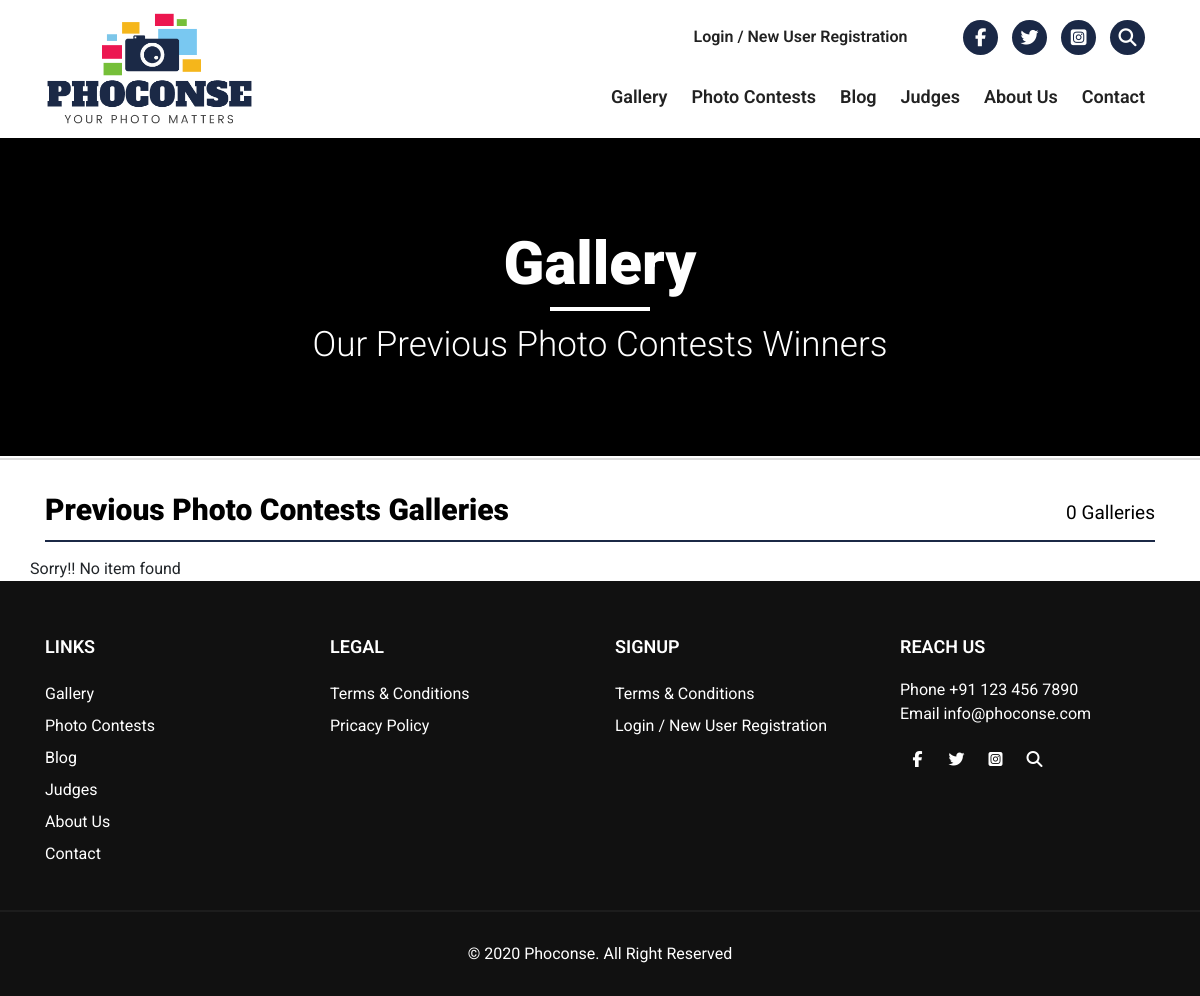
The page /gallery-list on the database as committed earlier.
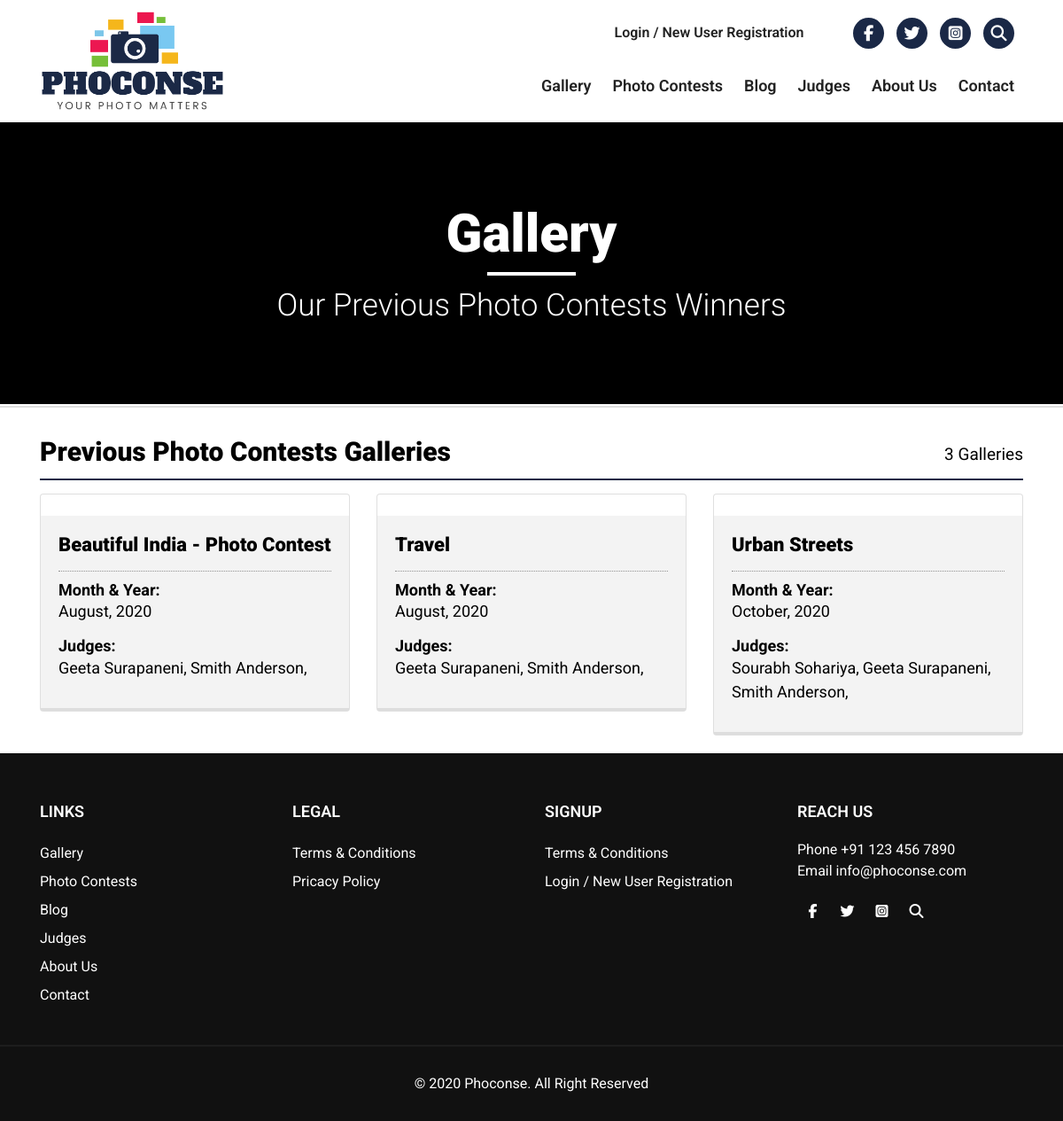
The same page on the database as committed later.
### core/models.py (models this page shows, shortened)
class Gallery(models.Model):
    title = models.CharField(max_length=50)
    gallery_image = models.ImageField(upload_to='upload/')
    gallery_desc = models.TextField()
    announced_date = models.DateTimeField()
    featured = models.BooleanField(default=False)
    judges = models.ManyToManyField(Judge)
    first_place_photo_id = models.IntegerField()
    second_place_photo_id = models.IntegerField()
    third_place_photo_id = models.IntegerField()
    best_entry1_id = models.IntegerField(blank=True, null=True)
    best_entry2_id = models.IntegerField(blank=True, null=True)
    best_entry3_id = models.IntegerField(blank=True, null=True)
    best_entry4_id = models.IntegerField(blank=True, null=True)
    best_entry5_id = models.IntegerField(blank=True, null=True)
    best_entry6_id = models.IntegerField(blank=True, null=True)
    best_entry7_id = models.IntegerField(blank=True, null=True)
    best_entry8_id = models.IntegerField(blank=True, null=True)
    best_entry9_id = models.IntegerField(blank=True, null=True)
    best_entry10_id = models.IntegerField(blank=True, null=True)
    best_entry11_id = models.IntegerField(blank=True, null=True)
    best_entry12_id = models.IntegerField(blank=True, null=True)
    best_entry13_id = models.IntegerField(blank=True, null=True)
    best_entry14_id = models.IntegerField(blank=True, null=True)
    best_entry15_id = models.IntegerField(blank=True, null=True)
    best_entry16_id = models.IntegerField(blank=True, null=True)
    best_entry17_id = models.IntegerField(blank=True, null=True)
    best_entry18_id = models.IntegerField(blank=True, null=True)
    best_entry19_id = models.IntegerField(blank=True, null=True)
    best_entry20_id = models.IntegerField(blank=True, null=True)
    best_entry21_id = models.IntegerField(blank=True, null=True)
    best_entry22_id = models.IntegerField(blank=True, null=True)
    best_entry23_id = models.IntegerField(blank=True, null=True)
    best_entry24_id = models.IntegerField(blank=True, null=True)
    best_entry25_id = models.IntegerField(blank=True, null=True)
    status = models.BooleanField(default=True)
    class Meta:
        verbose_name = 'Gallery'
        verbose_name_plural = 'Galleries'

class Judge(models.Model):
    name = models.CharField(max_length=100)
    category = models.ForeignKey(Judgecat, on_delete=models.CASCADE)
    image = models.ImageField(upload_to='upload/')
    country = CountryField()
    desc = RichTextField()
    website = models.CharField(max_length=300, blank=True, null=True)
    facebook = models.CharField(max_length=300, blank=True, null=True)
    twitter = models.CharField(max_length=300, blank=True, null=True)
    instagram = models.CharField(max_length=300, blank=True, null=True)
    status = models.BooleanField(default=True)
    class Meta:
        verbose_name = 'Judge'
        verbose_name_plural = 'Judges'
    def __str__(self):
        return self.name

### core/views.py (the view)
# urls.py: path('gallery-list',views.gallery_list,name="gallery_list"),
def gallery_list(request):
    gallery_list = Gallery.objects.filter(status=True)
    total_gallery = gallery_list.count()
    context = {
        'gallery_list':gallery_list,
        'total_gallery':total_gallery
    }
    return render(request, 'frontend/gallery_list.html',context)

### templates/frontend/gallery_list.html (shortened to what this page needs)
{% extends '../base/base.html' %}
{% load extra_tags %}
{% load static %}
{% block content %}
<section class="gallery_breadcrumb_area">
    <div class="gallery_breadcrumb">
        <h2>Gallery</h2>
        <h4>Our Previous Photo Contests Winners</h4>
    </div>
</section>
<section class="priv_photo_gallery_area">
    <div class="container">
        <div class="row">
            <div class="col-lg-12">
                <div class="priv_photo_gallery">
                    <div class="photo_gallery_left">
                        <h3>Previous Photo Contests Galleries</h3>
                    </div>
                    <div class="photo_gallery_right">
                        <p>{{total_gallery}} Galleries</p>
                    </div>
                </div>
            </div>
            {% if gallery_list %}
                {% for gallery in gallery_list %}
                <div class="col-lg-4">
                    <div class="single_photo_gallery">
                        <a href="{% url 'core:gallery_individual' gallery.id %}">
                            <div class="card">
                            <div class="card-body">
                                <div class="contest_name">
                                    <h3>{{gallery.title}}</h3>
                                </div>
                                <div class="contest_date">
                                    <h4>Month & Year:</h4>
                                    <p>{{ gallery.announced_date|date:'F, o' }}</p>
                                </div>
                                <div class="contest_judges">
                                    <h4>judges:</h4>
                                    <ul>
                                        {% for judge in gallery.judges.all %}
                                            <li><a href="">{{judge}},</a></li>
                                        {% endfor %}
                                    </ul>
                                </div>
                            </div>
                        </div>
                        </a>
                    </div>
                </div>
                {% endfor %}
            {% else %}
                <div class="error_text">
                    <p>Sorry!! No item found</p>
                </div>
            {% endif %}
        </div>
    </div>
</section>
{% endblock content %}

### templates/base/base.html (shortened to what this page needs)
{% load static %}
<!doctype html>
<html class="no-js" lang="">
   <head>
      <link rel="stylesheet" href="{% static 'css/bootstrap.min.css' %}">
      <link rel="stylesheet" href="{% static 'css/owl.carousel.min.css' %}">
      <link rel="stylesheet" href="{% static 'css/style.css' %}">
      <link rel="stylesheet" href="{% static 'css/responsive.css' %}">
   </head>
   <body>
        {% include 'base/header.html' %}
        {% block content %}
        {% endblock content %}
        {% include 'base/footer.html' %}
   </body>
</html>

### templates/base/header.html (shortened to what this page needs)
{% load static %}
<header class="header_area">
    <div class="container">
       <div class="row">
          <div class="col-sm-12 col-md-3">
             <div class="logo">
                <a href=""><img src="{% static 'img/logo.png' %}" alt=""></a>
             </div>
          </div>
          <div class="col-sm-12 col-md-9">
             <div class="header_social">
                <div class="login_register_button">
                   {% if request.session.user %}
                   <p>Wealcome <strong>{{ request.session.name }}</strong>
                     <a href="{% url 'core:user_logout' %}">Logout</a></p>
                  {% else %}
                     <a href="{% url 'core:login' %}">Login / New User Registration</a>
                   {% endif %}
                </div>
                <div class="social_icons">
                   <ul>
                      <li><a href=""><i class="fab fa-facebook-f"></i></a></li>
                      <li><a href=""><i class="fab fa-twitter"></i></a></li>
                      <li><a href=""><i class="fab fa-instagram-square"></i></a></li>
                      <li><a href=""><i class="fas fa-search"></i></a></li>
                   </ul>
                </div>
             </div>
             <div class="menu">
                <nav class="navbar navbar-expand-lg navbar-light">
                   <div class="collapse navbar-collapse" id="navbars">
                      <ul>
                         <li><a href="#">Gallery</a></li>
                         <li><a href="#">Photo Contests</a></li>
                         <li><a href="#">Blog</a></li>
                         <li><a href="#">Judges</a></li>
                         <li><a href="#">About Us</a></li>
                         <li><a href="#">Contact</a></li>
                      </ul>
                   </div>
                </nav>
             </div>
          </div>
       </div>
    </div>
 </header>

### templates/base/footer.html
{% load static %}
<footer class="footer_area">
    <div class="container">
       <div class="row">
          <div class="col-md-3 col-sm-12">
             <div class="single_footer">
                <h2>Links</h2>
                <ul>
                   <li><a href="#">Gallery</a></li>
                   <li><a href="#">Photo Contests</a></li>
                   <li><a href="#">Blog</a></li>
                   <li><a href="#">Judges</a></li>
                   <li><a href="#">About Us</a></li>
                   <li><a href="#">Contact</a></li>
                </ul>
             </div>
          </div>
          <div class="col-md-3 col-sm-12">
             <div class="single_footer">
                <h2>Legal</h2>
                <ul>
                   <li><a href="#">Terms & Conditions</a></li>
                   <li><a href="#">Pricacy Policy</a></li>
                </ul>
             </div>
          </div>
          <div class="col-md-3 col-sm-12">
             <div class="single_footer">
                <h2>Signup</h2>
                <ul>
                   <li><a href="#">Terms & Conditions</a></li>
                   <li><a href="#">Login / New User Registration</a></li>
                </ul>
             </div>
          </div>
          <div class="col-md-3 col-sm-12">
             <div class="single_footer">
                <h2>Reach Us</h2>
                <p>Phone <a href="tel:+91 123 456 7890">+91 123 456 7890</a></p>
                <p>Email <a href="mailto:info@phoconse.com">info@phoconse.com</a></p>
                <div class="social_icons">
                   <ul>
                     <li><a href=""><i class="fab fa-facebook-f"></i></a></li>
                     <li><a href=""><i class="fab fa-twitter"></i></a></li>
                     <li><a href=""><i class="fab fa-instagram-square"></i></a></li>
                     <li><a href=""><i class="fas fa-search"></i></a></li>
                   </ul>
                </div>
             </div>
          </div>
       </div>
    </div>
 </footer>
 <footer class="footer_copyright">
   <div class="container">
     <div class="row">
       <div class="col">
         <p>&copy; 2020 Phoconse. All Right Reserved </p>
       </div>
     </div>
   </div>
 </footer>

### static/css/style.css (style rules this page uses)
body { font-family: 'Roboto', sans-serif; }
h1,h2,h3,h4,p,a,ul { margin: 0; padding: 0; }
a { text-decoration: none; }
ul,li { list-style: none; }
.logo img { width: 210px; height: auto; margin: 12px 0 12px; }
.header_social { overflow: hidden; text-align: right; margin: 20px 0; }
.login_register_button { float: left; width: 70%; }
.login_register_button a { color: #212121; font-size: 16px; font-weight: 600; padding-top: 5px; display: inline-block; margin-left: 30px; }
.social_icons { float: left; width: 30%; }
.social_icons ul li { display: inline; }
.social_icons ul li a { display: inline-block; margin-right: 10px; background: #1a2846; width: 35px; height: 35px; border-radius: 35px; text-align: center; font-size: 18px; color: #fff; padding: 4px; }
#navbars { display: block !important; text-align: right; }
.navbar { margin: 0; padding: 0; }
#navbars ul li { display: inline; }
#navbars ul li a { font-size: 18px; font-weight: 600; color: #222; display: inline-block; padding: 8px 10px; }
.footer_area { background: #111111; border-bottom: 2px solid #1d1d1d; padding: 55px 0 40px; }
.single_footer h2 { font-size: 18px; color: #fff; text-transform: uppercase; margin-bottom: 20px; font-weight: 600; }
.single_footer ul li a { font-size: 16px; color: #fff; padding: 4px 0; display: inline-block; }
.single_footer p { color: #fff; font-size: 16px; }
.single_footer p a { color: #fff; }
.single_footer .social_icons { width: 100%; margin-top: 18px; }
.single_footer .social_icons ul li a { background: transparent; margin: 0; }
.footer_copyright { background: #111111; text-align: center; color: #fff; padding: 30px 0; }
.gallery_breadcrumb_area { text-align: center; padding: 90px 0; background: #000; }
.gallery_breadcrumb h2 { color: #fff; font-size: 60px; font-weight: 900; position: relative; text-transform: capitalize; }
.gallery_breadcrumb h2::after { position: absolute; background: #fff; width: 100px; height: 4px; content: ""; top: 100%; left: 50%; margin-left: -50px; margin-top: 7px; }
.gallery_breadcrumb h4 { padding-top: 24px; color: #fff; font-size: 35px; font-weight: 300; text-transform: capitalize; }
.priv_photo_gallery_area { margin-top: 2px; border-top: 2px solid #ddd; }
.priv_photo_gallery { padding-top: 32px; padding-bottom: 12px; border-bottom: 2px solid #1b2946; margin-bottom: 15px; overflow: hidden; }
.photo_gallery_left { float: left; width: 70%; }
.photo_gallery_left h3 { font-size: 30px; font-weight: 900; color: #000; text-transform: capitalize; }
.photo_gallery_right { float: left; width: 30%; text-align: right; }
.photo_gallery_right p { font-size: 19px; font-weight: 400; color: #000; padding-top: 7px; text-transform: capitalize; }
.single_photo_gallery .card-body { background-color: #f3f3f3; border-bottom: 3px solid #ddd; }
.contest_name { padding-bottom: 15px; border-bottom: 1px dotted #929292; margin-bottom: 10px; }
.contest_name h3 { color: #000; font-size: 22px; font-weight: 900; }
.contest_date { padding-bottom: 15px; }
.contest_date h4 { font-size: 18px; font-weight: 700; text-transform: capitalize; color: #000000; }
.contest_date p { font-size: 18px; font-weight: 400; text-transform: capitalize; color: #000000; }
.contest_judges { padding-bottom: 12px; }
.contest_judges h4 { font-size: 18px; text-transform: capitalize; font-weight: 700; color: #000000; }
.contest_judges ul li { display: inline; }
.contest_judges ul li a { font-size: 18px; color: #000; text-transform: capitalize; font-weight: 400; display: inline-block; }
.single_photo_gallery { padding-bottom: 20px; }

Rows that differ between the two databases and show on the page:
added Gallery: title "Beautiful India - Photo Contest", announced_date "August, 2020"
added Judge: name "Geeta Surapaneni"
added Judge: name "Smith Anderson"
added Gallery: title "Travel", announced_date "August, 2020"
added Gallery: title "Urban Streets", announced_date "October, 2020"
added Judge: name "Sourabh Sohariya", shown under "Urban Streets"
Other text that changed with them:
{{ total_gallery }}: "0" → "3"
text no longer shown: "Sorry!! No item found"
